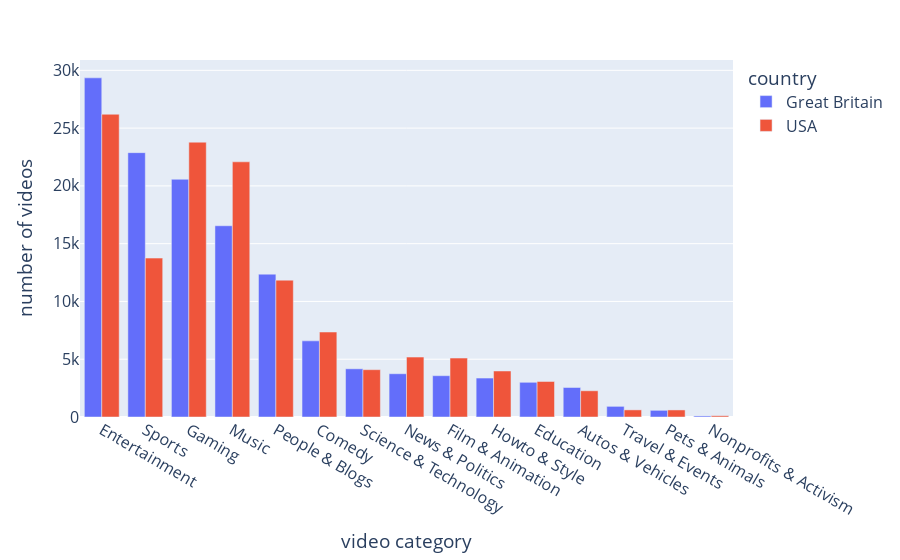

The notebook cell saved with this chart:
### Markdown cell above
## `3a` First plot

### Code cell
def create_category_statistics(
    df,
    countries :list = ['Canada', 'USA', 'Great Britain'],
    metric = 'likes',
    dark = False
):
    df = df[df.country.isin(countries)].copy()
    
    if metric == 'video_id':
        category_comments = df.groupby(by = ['country','category_name'])[metric].count().reset_index()
        metric_label = 'videos'
    elif metric == 'comment_count':
        category_comments = df.groupby(by = ['country','category_name'])[metric].mean().reset_index()
        metric_label = 'comments'
    elif metric == 'view_count':
        category_comments = df.groupby(by = ['country','category_name'])[metric].mean().reset_index()
        metric_label = 'views'
    else:
        category_comments = df.groupby(by = ['country','category_name'])[metric].mean().reset_index()
        metric_label = metric


    category_comments['rank'] = category_comments.groupby('country')[metric].rank(ascending = False)
    category_comments = category_comments.sort_values(['country', 'rank'])

    lables = {'category_name' : 'video category', metric : 'number of ' + metric_label}
    fig1 = px.bar(
        data_frame = category_comments,
        x = 'category_name',
        y = metric,
        color ='country',
        barmode = 'group',
        labels = lables,
        hover_data = ['rank'],
        )
    
    fig1.update_layout(
        font = {'size' : 16}
    )
    
    if dark:
        fig1.update_layout(
            {
                'plot_bgcolor':'black',
                'paper_bgcolor':'black', 
                'font': {'color':'white'}
            }
        )

    return fig1
fig1= create_category_statistics(df, ['USA', 'Great Britain'], 'video_id')
fig1.show()

### Figure 1 — Plotly figure (JSON) as saved in the notebook; plotly's stock layout.template omitted (floating-point values rounded to 4 significant figures)
{"data": [{"alignmentgroup": "True", "customdata": [[1], [2], [3], [4], [5], [6], [7], [8], [9], [10], [11], [12], [13], [14], [15]], "hovertemplate": "country=Great Britain<br>video category=%{x}<br>number of videos=%{y}<br>rank=%{customdata[0]}<extra></extra>", "legendgroup": "Great Britain", "marker": {"color": "#636efa", "pattern": {"shape": ""}}, "name": "Great Britain", "offsetgroup": "Great Britain", "orientation": "v", "showlegend": true, "textposition": "auto", "type": "bar", "x": ["Entertainment", "Sports", "Gaming", "Music", "People & Blogs", "Comedy", "Science & Technology", "News & Politics", "Film & Animation", "Howto & Style", "Education", "Autos & Vehicles", "Travel & Events", "Pets & Animals", "Nonprofits & Activism"], "xaxis": "x", "y": [29350, 22877, 20572, 16551, 12361, 6589, 4171, 3745, 3575, 3372, 3003, 2554, 922, 577, 92], "yaxis": "y"}, {"alignmentgroup": "True", "customdata": [[1], [2], [3], [4], [5], [6], [7], [8], [9], [10], [11], [12], [13], [14], [15]], "hovertemplate": "country=USA<br>video category=%{x}<br>number of videos=%{y}<br>rank=%{customdata[0]}<extra></extra>", "legendgroup": "USA", "marker": {"color": "#EF553B", "pattern": {"shape": ""}}, "name": "USA", "offsetgroup": "USA", "orientation": "v", "showlegend": true, "textposition": "auto", "type": "bar", "x": ["Entertainment", "Gaming", "Music", "Sports", "People & Blogs", "Comedy", "News & Politics", "Film & Animation", "Science & Technology", "Howto & Style", "Education", "Autos & Vehicles", "Travel & Events", "Pets & Animals", "Nonprofits & Activism"], "xaxis": "x", "y": [26200, 23783, 22083, 13753, 11841, 7354, 5185, 5100, 4095, 3982, 3074, 2270, 615, 610, 109], "yaxis": "y"}], "layout": {"barmode": "group", "font": {"size": 16}, "legend": {"title": {"text": "country"}, "tracegroupgap": 0}, "margin": {"t": 60}, "xaxis": {"anchor": "y", "domain": [0, 1], "title": {"text": "video category"}}, "yaxis": {"anchor": "x", "domain": [0, 1], "title": {"text": "number of videos"}}}}
